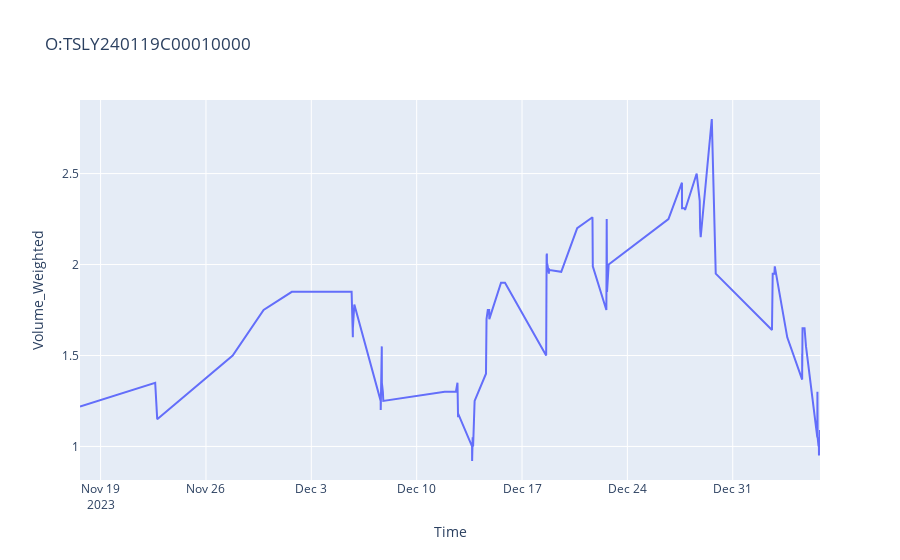
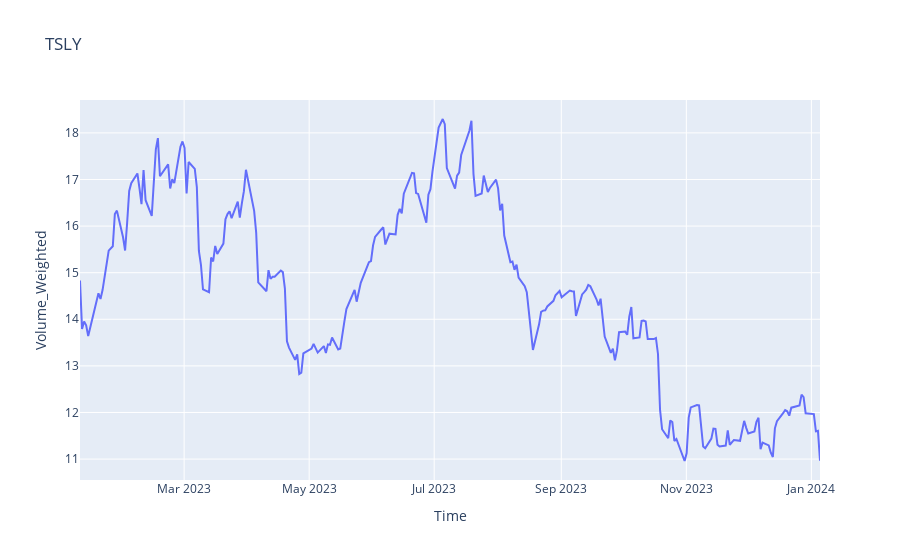

Write notebook code for charts like these, in order.
### Code cell
def graph_option_history(data_retrieved):
    dataframe_of_values = pd.DataFrame(data_retrieved['results'])
    fig = px.line(dataframe_of_values, x="Time", y="Volume_Weighted", title=data_retrieved['ticker'])
    fig.show()


graph_option_history(a_2)

graph_option_history(a_3)
